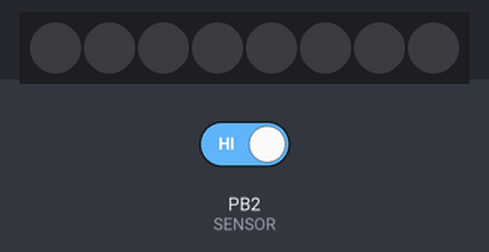
Bench run of a sketch on a simulated ATtiny85, built with avr-gcc and run on an emulated ATtiny85. On the bench: 8 RGB LEDs in strip order, left to right. The inputs (shaded band) are chosen by the test bench; at power-on: PB2 (SENSOR) HIGH.

Above: at 1.6 s.
1.7 s: PB2 (SENSOR) driven LOW
At 3.0 s:
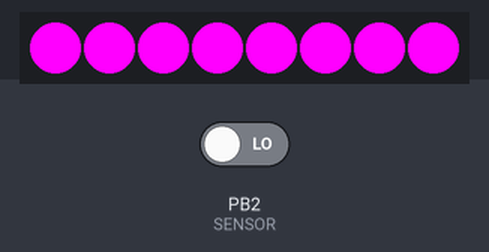
3.7 s: PB2 (SENSOR) driven HIGH
At 4.09 s:
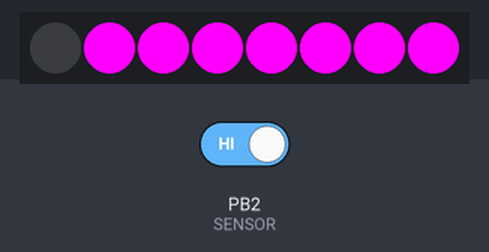
Timing chart, 0 to 6.7 s (numbered marks = the images above; inputs shaded):
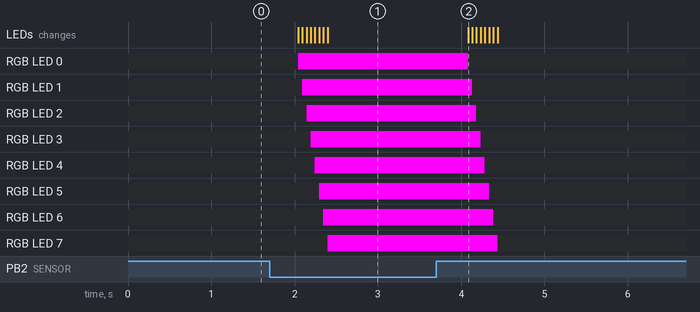

Measured:
- after the input at 1.7 s, RGB LED 0: off → RGB(255, 0, 255) after 0.34 s; RGB LED 1: off → RGB(255, 0, 255) after 0.39 s; RGB LED 2: off → RGB(255, 0, 255) after 0.44 s; RGB LED 3: off → RGB(255, 0, 255) after 0.49 s; RGB LED 4: off → RGB(255, 0, 255) after 0.55 s; the LEDs: first change after 0.34 s (image 1 shows a later state)
- after the input at 3.7 s, RGB LED 0: RGB(255, 0, 255) → off after 0.38 s; RGB LED 1: RGB(255, 0, 255) → off after 0.43 s; RGB LED 2: RGB(255, 0, 255) → off after 0.48 s; RGB LED 3: RGB(255, 0, 255) → off after 0.53 s; RGB LED 4: RGB(255, 0, 255) → off after 0.59 s; the LEDs: change after 0.38 s (image 2)

The sketch:

Gemma_light_sensor_neopixel_detect_LIGHT.ino
```cpp
/*
Saved as Gemma_light_sensor_neopixel_detect_LIGHT.ino

Connect one leg of a light dependent resistor or photocell (light sensor) to pin 2 and the other leg to ground.
NeoPixels will turn on when the LDR detects that it's light out.

The original code, from Becky Stern, is from https://learn.adafruit.com/light-activated-pixel-heart/arduino-code

Board:  Adafruit Gemma (ATtiny85 8MHZ)
Programmer:  USBtinyISP

OR

Board:  Gemma M0
Programmer:  USBasp

*/

#include <Adafruit_NeoPixel.h>

#define NUM_LEDS 8  // How many NeoPixels are you using?
#define LED_PIN  1  // This is the DIGITAL pin #that will connect to the data-in pin of the NeoPixels.
#define SENSOR   2  // The LDR (light sensor) connects to this DIGITAL pin #.

Adafruit_NeoPixel strip(NUM_LEDS, LED_PIN); // Leave this line alone.

void setup() {
  strip.begin();
  strip.show();                  // This initializes all pixels to 'off'
  pinMode(SENSOR, INPUT_PULLUP); // This enables a pull-up resistor on the sensor pin.
}

/*
In the loop below, the LDR is being used as a digital (binary) sensor, so it must be COMPLETELY dark to
turn it off; your finger is not opaque enough.
*/

void loop() {

  if(!digitalRead(SENSOR)) {                 // Is the sensor exposed to light?
    colorWipe(strip.Color(255, 0, 255), 50); // Animate purple
  } else {                                   // Else, if the sensor is dark...
    colorWipe(strip.Color(0, 0, 0), 50);     // Animate off
  }
  delay(2); // Pause 2 milliseconds before repeating
}

/*
In the following function, the NeoPixels will fill, one after the other, with the color
programmed above.  To change the color, change the hex code.
ex.  colorWipe(strip.Color(255, 0, 0), 50);  // would be red
*/

void colorWipe(uint32_t c, uint8_t wait) {
  for(uint16_t i=0; i<strip.numPixels(); i++) {
    strip.setPixelColor(i, c);
    strip.show();
    delay(wait);
  }
}
```
